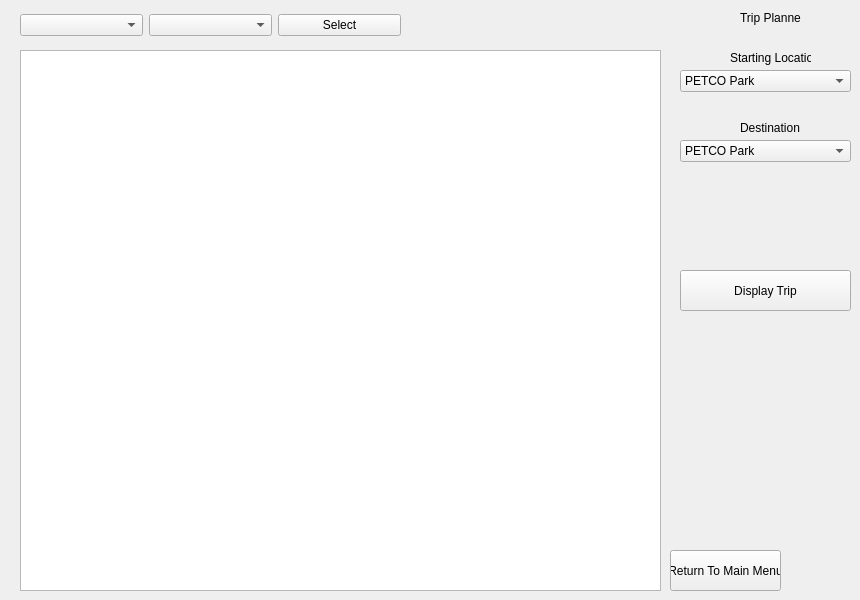
   <widget class="QWidget" name="page_National">
    <widget class="QTableWidget" name="tableWidget_National">
     <property name="geometry">
      <rect>
       <x>20</x>
       <y>50</y>
       <width>641</width>
       <height>541</height>
      </rect>
     </property>
    </widget>
    <widget class="QPushButton" name="pushButton_ReturnToMain_NL">
     <property name="geometry">
      <rect>
       <x>670</x>
       <y>550</y>
       <width>111</width>
       <height>41</height>
      </rect>
     </property>
     <property name="text">
      <string>Return To Main Menu</string>
     </property>
    </widget>
    <widget class="QWidget" name="layoutWidget">
     <property name="geometry">
      <rect>
       <x>20</x>
       <y>10</y>
       <width>381</width>
       <height>31</height>
      </rect>
     </property>
     <layout class="QHBoxLayout" name="horizontalLayout_2">
      <item>
       <widget class="QComboBox" name="comboBox_National_Sort"/>
      </item>
      <item>
       <widget class="QComboBox" name="comboBox_National_Sort_Grass"/>
      </item>
      <item>
       <widget class="QPushButton" name="pushButton_SelectNational">
        <property name="text">
         <string>Select</string>
        </property>
       </widget>
      </item>
     </layout>
    </widget>
    <widget class="QComboBox" name="comboBox_Destination_NL">
     <property name="geometry">
      <rect>
       <x>680</x>
       <y>140</y>
       <width>171</width>
       <height>22</height>
      </rect>
     </property>
     <item>
      <property name="text">
       <string>PETCO Park</string>
      </property>
     </item>
     <item>
      <property name="text">
       <string>Dodger Stadium</string>
      </property>
     </item>
     <item>
      <property name="text">
       <string>AT&amp;T Park</string>
      </property>
     </item>
     <item>
      <property name="text">
       <string>Chase Field</string>
      </property>
     </item>
     <item>
      <property name="text">
       <string>Coors Field</string>
      </property>
     </item>
     <item>
      <property name="text">
       <string>Busch Stadium</string>
      </property>
     </item>
     <item>
      <property name="text">
       <string>Wringley Field</string>
      </property>
     </item>
     <item>
      <property name="text">
       <string>Miller Park</string>
      </property>
     </item>
     <item>
      <property name="text">
       <string>Great American Ballpark</string>
      </property>
     </item>
     <item>
      <property name="text">
       <string>PNC Park</string>
      </property>
     </item>
     <item>
      <property name="text">
       <string>Marlins Park</string>
      </property>
     </item>
     <item>
      <property name="text">
       <string>Turner Field</string>
      </property>
     </item>
     <item>
      <property name="text">
       <string>Nationals Park</string>
      </property>
     </item>
     <item>
      <property name="text">
       <string>Citizens Bank Park</string>
      </property>
     </item>
     <item>
      <property name="text">
       <string>Citi Field</string>
      </property>
     </item>
    </widget>
    <widget class="QLabel" name="label_8_NL">
     <property name="geometry">
      <rect>
       <x>740</x>
       <y>10</y>
       <width>61</width>
       <height>16</height>
      </rect>
     </property>
     <property name="text">
      <string>Trip Planner</string>
     </property>
    </widget>
    <widget class="QLabel" name="label_9_NL">
     <property name="geometry">
      <rect>
       <x>740</x>
       <y>120</y>
       <width>61</width>
       <height>16</height>
      </rect>
     </property>
     <property name="text">
      <string>Destination</string>
     </property>
    </widget>
    <widget class="QLabel" name="label_10_NL">
     <property name="geometry">
      <rect>
       <x>730</x>
       <y>50</y>
       <width>81</width>
       <height>16</height>
      </rect>
     </property>
     <property name="text">
      <string>Starting Location</string>
     </property>
    </widget>
    <widget class="QPushButton" name="pushButton_DisplayNL">
     <property name="geometry">
      <rect>
       <x>680</x>
       <y>270</y>
       <width>171</width>
       <height>41</height>
      </rect>
     </property>
     <property name="text">
      <string>Display Trip</string>
     </property>
    </widget>
    <widget class="QComboBox" name="comboBox_Cali_StartPoint_NL">
     <property name="geometry">
      <rect>
       <x>680</x>
       <y>70</y>
       <width>171</width>
       <height>22</height>
      </rect>
     </property>
     <item>
      <property name="text">
       <string>PETCO Park</string>
      </property>
     </item>
     <item>
      <property name="text">
       <string>Dodger Stadium - Angel Stadium</string>
      </property>
     </item>
     <item>
      <property name="text">
       <string>AT&amp;T Park - O.co Coliseum</string>
      </property>
     </item>
    </widget>
   </widget>
